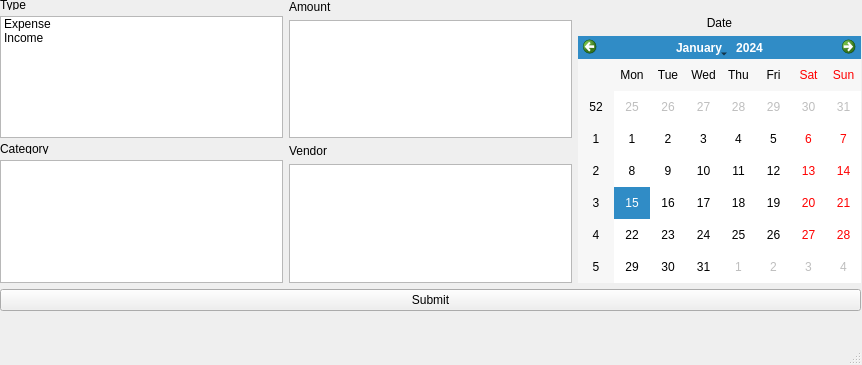
<?xml version="1.0" encoding="UTF-8"?>
<ui version="4.0">
 <class>MainWindow</class>
 <widget class="QMainWindow" name="MainWindow">
  <property name="geometry">
   <rect>
    <x>0</x>
    <y>0</y>
    <width>862</width>
    <height>365</height>
   </rect>
  </property>
  <property name="windowTitle">
   <string>MainWindow</string>
  </property>
  <property name="inputMethodHints">
   <set>Qt::ImhDigitsOnly</set>
  </property>
  <widget class="QWidget" name="centralwidget">
   <widget class="QWidget" name="layoutWidget">
    <property name="geometry">
     <rect>
      <x>0</x>
      <y>0</y>
      <width>861</width>
      <height>311</height>
     </rect>
    </property>
    <layout class="QVBoxLayout" name="verticalLayout_3">
     <item>
      <layout class="QGridLayout" name="gridLayout">
       <item row="0" column="0">
        <widget class="QLabel" name="label_5">
         <property name="minimumSize">
          <size>
           <width>0</width>
           <height>10</height>
          </size>
         </property>
         <property name="text">
          <string>Type</string>
         </property>
        </widget>
       </item>
       <item row="0" column="1" rowspan="4">
        <layout class="QVBoxLayout" name="verticalLayout">
         <item>
          <widget class="QLabel" name="label">
           <property name="text">
            <string>Amount</string>
           </property>
          </widget>
         </item>
         <item>
          <widget class="QPlainTextEdit" name="aText"/>
         </item>
         <item>
          <widget class="QLabel" name="label_3">
           <property name="text">
            <string>Vendor</string>
           </property>
          </widget>
         </item>
         <item>
          <widget class="QPlainTextEdit" name="vText">
           <property name="minimumSize">
            <size>
             <width>0</width>
             <height>0</height>
            </size>
           </property>
          </widget>
         </item>
        </layout>
       </item>
       <item row="1" column="0">
        <widget class="QListWidget" name="tSelect">
         <property name="minimumSize">
          <size>
           <width>0</width>
           <height>40</height>
          </size>
         </property>
         <item>
          <property name="text">
           <string>Expense</string>
          </property>
         </item>
         <item>
          <property name="text">
           <string>Income</string>
          </property>
         </item>
        </widget>
       </item>
       <item row="1" column="2" rowspan="3">
        <layout class="QVBoxLayout" name="verticalLayout_2">
         <item>
          <widget class="QLabel" name="label_4">
           <property name="text">
            <string>Date</string>
           </property>
           <property name="alignment">
            <set>Qt::AlignCenter</set>
           </property>
          </widget>
         </item>
         <item>
          <widget class="QCalendarWidget" name="dSelect"/>
         </item>
        </layout>
       </item>
       <item row="2" column="0">
        <widget class="QLabel" name="label_2">
         <property name="minimumSize">
          <size>
           <width>0</width>
           <height>10</height>
          </size>
         </property>
         <property name="text">
          <string>Category</string>
         </property>
        </widget>
       </item>
       <item row="3" column="0">
        <widget class="QListWidget" name="cSelect">
         <property name="minimumSize">
          <size>
           <width>0</width>
           <height>60</height>
          </size>
         </property>
         <property name="maximumSize">
          <size>
           <width>16777215</width>
           <height>16777215</height>
          </size>
         </property>
        </widget>
       </item>
      </layout>
     </item>
     <item>
      <widget class="QPushButton" name="submitButton">
       <property name="text">
        <string>Submit</string>
       </property>
      </widget>
     </item>
    </layout>
   </widget>
  </widget>
  <widget class="QStatusBar" name="statusbar"/>
 </widget>
 <resources/>
 <connections/>
</ui>
